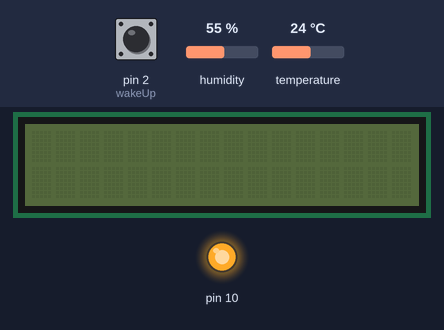
The sketch below on a simulated Arduino Uno, built with avr-gcc and run on an emulated ATmega328P. Parts: 16×2 character LCD, output pins drawn as LEDs (lit = HIGH). Inputs (shaded band) come from the test bench; at power-on: pin 2 (wakeUp) HIGH, humidity 55 %, temperature 24 °C. Storage starts empty; what the sketch prints to the serial monitor is not drawn.

Above: at 1.3 s.
1.4 s: pin 2 (wakeUp) pulled LOW for 2.4 s
At 3.1 s:
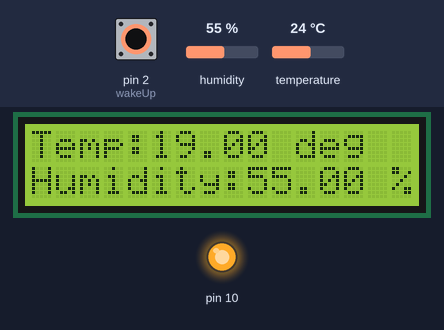
5.3 s: humidity set to 22 %
At 8.7 s:
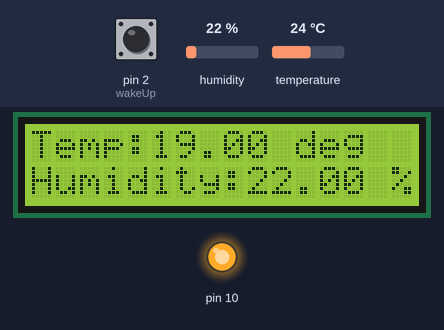
11.3 s: temperature set to 12 °C
At 15.5 s:
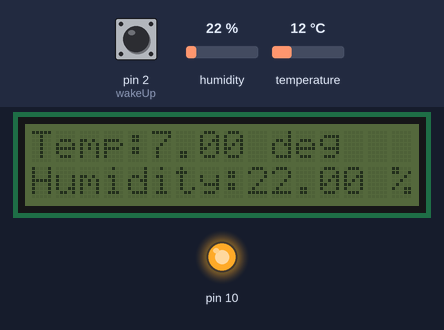
15.9 s: pin 2 (wakeUp) pulled LOW for 2.4 s
At 16.3 s:
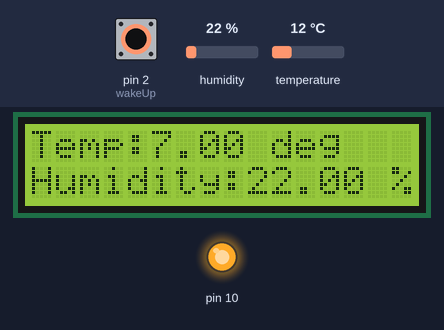
19.8 s: humidity set to 40 %
At 22.9 s:
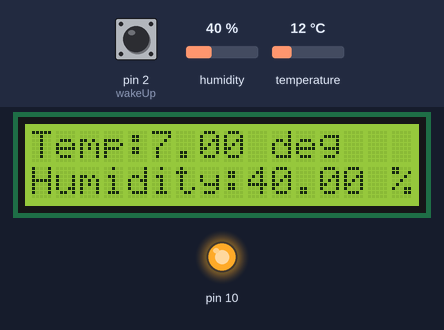
25.8 s: temperature set to 19 °C
At 29.7 s:
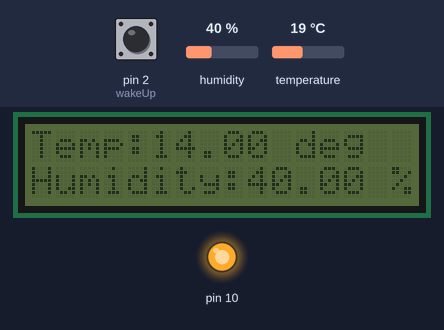
Timing chart, 0 to 31.2 s (numbered marks = the images above; inputs shaded):
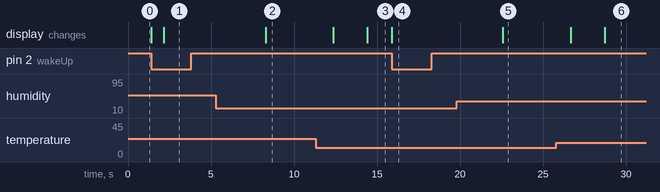

Measured:
- after the input at 1.4 s, the display: first changes at once (image 1 shows a later state)
- after the input at 5.3 s, the display: changes after 3.0 s (image 2)
- after the input at 11.3 s, the display: first differs from a run without the input after 3.1 s (image 3)
- after the input at 15.9 s, the display: changes at once (image 4)
- after the input at 19.8 s, the display: changes after 2.8 s (image 5)
- after the input at 25.8 s, the display: first differs from a run without the input after 2.9 s (image 6)

The sketch:

Home_Temp_Monitor.ino
```cpp
#include <Wire.h>
#include <SPI.h>
#include <SD.h>
#include <hd44780.h>
#include <hd44780ioClass/hd44780_I2Cexp.h>
#include <DHT22.h>

// lcd initialization
hd44780_I2Cexp lcd;
// end lcd initialization

// dht22 sensor initialization
#define pinDHT 8

DHT22 dht22(pinDHT);
// end dht22 sensor initialization

// Global variables

//Interrupt function wake up button
const byte wakeUp = 2;

// Display LCD
int cols = 16;
int rows = 2;
int onTime = 0; // start at 0 millis onTime
volatile bool lcdState = false; // state of the lcd when NOT backlit
volatile bool dhtState = true; // initial state of the sensor is good
int errorCounter = 0;

// DHT22 sensor
float temp;
int errorTemp = 5; // 5 degrees over measured temperature by other termomether
float humidity;
int errorHumidity = 0; // humidity pretty accurate

// SPI Settings
const int spiSpeed = 4000000;

// SD card
#define DATA_DIRECTORY "MEAS" // limit is 8 characters
#define RECORD_FILE_EXT ".CSV"
File sensorData;
int firstMeasurement = 0; // variable used define first measurements taken at each startup
int fileSize = 0; // determines if file header already created;  > 0 if created
int refreshTime = 0; // variable to count how much time until last update on sensor values was written on the SD card


void setup() {
  // put your setup code here, to run once:

// serial
Serial.begin(115200);

while(!Serial){
  // waits for serial port to connect
}

Serial.println("Serial Port Connected...");
// spi
SPI.begin();
SPISettings mySettings(spiSpeed,MSBFIRST,SPI_MODE0);
// sd

if(SD.begin()){
  Serial.println("SD card connected!");
} else {
  Serial.println("No SD card!");
}


// SD setup code

sensorData = SD.open("data.csv",FILE_READ);

if(sensorData.size()==0){
  fileSize = 0;
  sensorData.close();
} else{
  fileSize = 1;
  sensorData.close();
}

if(fileSize==0){ // Check if header is initialized in SD card
  sensorData = SD.open("data.csv",FILE_WRITE);
  sensorData.println("First measurements");
  sensorData.println(",");
  sensorData.print("Time [ms]");
  sensorData.print(",");
  sensorData.print("Temp [C]");
  sensorData.print(",");
  sensorData.print("Humidity [%]");
  sensorData.println(",");
  sensorData.close();
} else {
  Serial.println("File already initialised...");
}


// lcd
lcd.begin(rows,cols);
lcd.setBacklight(0);
// lcd.setContrast(1); // values 0-255 (does not work as LCD has potentiometer on the back)

// interrupt
pinMode(wakeUp,INPUT_PULLUP);
attachInterrupt(digitalPinToInterrupt(wakeUp),wakeLCD,FALLING);

}

void loop() {
  // put your main code here, to run repeatedly:

getTempAndHum();

initialMeasurement();

datalogRefresh();

lcdbackLightReset();

dhtError();


// Provisional refresh for temp and humidity display

lcd.clear();
lcd.print("Temp:");
lcd.print(temp);
lcd.print(" deg");
lcd.setCursor(0,1);
lcd.print("Humidity:");
lcd.print(humidity);
lcd.print(" %");


// Serial.print("Good Temperature: ");
// Serial.println(temp);

// Serial.print("Good Humidity: ");
// Serial.println(humidity);


}

// LCD backlight wakeup when button pressed

void wakeLCD (){

  if(lcdState == false){
    lcdState = true;
    lcd.setBacklight(1);
    onTime = millis();
  }
}

// Sends first measurements at startup

void initialMeasurement (){

if(firstMeasurement==0){

  sensorData = SD.open("data.csv",FILE_WRITE);
  sensorData.print(millis());
  sensorData.print(",");
  sensorData.print(temp);
  sensorData.print(",");
  sensorData.print(humidity);
  sensorData.print(",");
  sensorData.print("Startup measurements");
  sensorData.println(",");
  sensorData.close();

  firstMeasurement++;
}
}

// Error trigger if DHT is disconnected or does not send valid data

void dhtError(){

if(humidity == 0 || temp == -278 || temp == -5){ // one of the states DHT22 function reads if no communication with DHT sensor
 Serial.println("Error entered");
 errorCounter = errorCounter + 1;

  while(errorCounter != 0){
    Serial.println(errorCounter);
    Serial.print("Temperature: ");
    Serial.println(temp);

    Serial.print("Humidity: ");
    Serial.println(humidity);
    if(errorCounter > 8){ // errorCounter cannot be more than 10
      errorCounter = 8;
    }

    if(temp == -5 || humidity == 0 || temp == -278){
      errorCounter++;
      Serial.println("Counter incremented");
      delay(500);
    }

    if(temp != -278 && temp != -5 && humidity != 0){
      errorCounter--;
      Serial.println("Counter decremented");
      delay(1000);
    }

    lcd.clear();
    lcd.print("Sensor data not");
    lcd.setCursor(0,1);
    lcd.print("available Err(");
    lcd.print(errorCounter);
    lcd.print(")");

      // read again sensor data, obviously
    delay(2000);
    temp = dht22.getTemperature() - errorTemp;
    humidity = dht22.getHumidity() - errorHumidity;
    Serial.println(temp);

  }

}
}

// Read sensor data from DHT22

void getTempAndHum(){

temp = dht22.getTemperature() - errorTemp;
humidity = dht22.getHumidity() - errorHumidity;
delay(2000);

}

// LCD backlight reset

void lcdbackLightReset(){

 if(lcdState == true && millis() - onTime > 10000 ){
  lcd.setBacklight(0);
  lcdState = false;

}
}

// Rewrite sensor values to SD card

void datalogRefresh(){

if(millis() - refreshTime > 30000){

  sensorData = SD.open("data.csv",FILE_WRITE);
  sensorData.print(millis());
  sensorData.print(",");
  sensorData.print(temp);
  sensorData.print(",");
  sensorData.print(humidity);
  sensorData.println(",");
  sensorData.close();

  refreshTime = millis();
}

}
```
